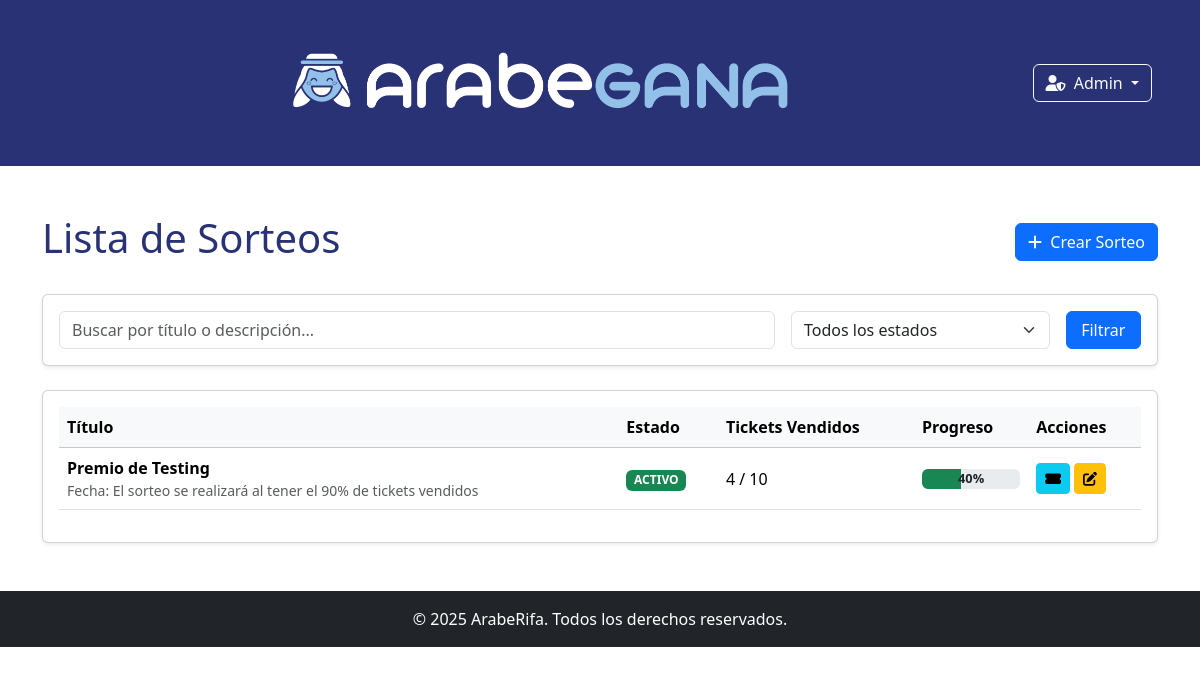
/sorteos/ (signed in), run on the app's committed database.
### sorteo/models.py (models this page shows, shortened)
class Sorteo(models.Model):
    ESTATE = [
        ('B', 'BORRADOR'),
        ('A', 'ACTIVO'),
        ('F', 'FINALIZADO'),
        ('V', 'VENDIDO')
    ]
    title = models.CharField(('Titulo'),max_length=50)
    slug = models.SlugField(unique=True, max_length=110, editable=False)
    description = models.TextField(('Descripción'))
    date_lottery = models.DateTimeField(("Fecha del Sorteo"), auto_now=False, auto_now_add=False, null=True, blank=True)
    date_lottery_text = models.CharField(
        ("Texto alternativo para la fecha"),
        max_length=150,
        null=True, blank=True,
        help_text="Ej: 'Al alcanzar el 80% de los tickets vendidos'. Usar si no se define una fecha específica."
    )
    prize_picture = models.ImageField(("Foto del premio"), upload_to='premios/')
    ticket_price = models.DecimalField(("Precio del ticket"), max_digits=5, decimal_places=2)
    state = models.CharField(("Estado del sorteo"), choices=ESTATE, default='B', blank=False)
    total_tickets = models.PositiveIntegerField(("Máxima cantidad de tickets a vender"), blank=False)
    tickets_solds = models.PositiveIntegerField(("Tickets vendidos"), editable=False, default=0)
    lottery_conditions = models.TextField(("Condiciones del sorteo"))
    minimun_tickets_buy = models.PositiveIntegerField(("Cantidad mínima de tickets a  comprar"), null=True, blank=True)
    video_promo = models.FileField(
        ("Video promocional"),
        upload_to='premios/',
        null=True,
        blank=True,
        help_text="Sube un video promocional del sorteo"
    )
    is_main = models.BooleanField(
        ("Sorteo Principal"),
        default=False,
        help_text="Marcar si este es el sorteo principal que se mostrará en la página de inicio. Solo uno puede ser principal."
    )
    class Meta:
        verbose_name = 'Sorteo'
        verbose_name_plural = 'Sorteos'
    @property
    def display_date(self):
        if self.date_lottery:
            return self.date_lottery.strftime("%d/%m/%Y")
        return self.date_lottery_text
    def percentage_sold(self):
        if self.total_tickets > 0:
            return (self.tickets_solds * 100) // self.total_tickets
        return 0

### sorteo/views.py (the view)
# urls.py: path('sorteos/', views.sorteo_list, name='sorteo_list'),
@login_required
def sorteo_list(request):
    query = request.GET.get('q', '')
    state_filter = request.GET.get('state', '')
    sorteo_list = Sorteo.objects.all().order_by('-date_lottery')
    if state_filter:
        sorteo_list = sorteo_list.filter(state=state_filter)
    if query:
        sorteo_list = sorteo_list.filter(
            Q(title__icontains=query) |
            Q(description__icontains=query)
        )
    paginator = Paginator(sorteo_list, 10)  # 10 sorteos por página
    page_number = request.GET.get('page')
    page_obj = paginator.get_page(page_number)
    context = {
        'sorteos': page_obj,
        'query': query,
        'state_filter': state_filter,
        'states': Sorteo.ESTATE,
    }
    return render(request, 'sorteo/sorteo_list.html', context)

### sorteo/templates/sorteo/sorteo_list.html (shortened to what this page needs)
{% extends "base.html" %}
{% load static %}
{% block content %}
<div class="container mt-5 mb-5">
    <div class="d-flex justify-content-between align-items-center mb-4">
        <h1 class='text-principal' >Lista de Sorteos</h1>
        <a href="{% url 'sorteo_create' %}" class="btn btn-primary">
            <i class="fas fa-plus me-1"></i> Crear Sorteo
        </a>
    </div>
    <div class="card shadow-sm mb-4">
        <div class="card-body">
            <form method="get" action="">
                <div class="row g-3 align-items-center">
                    <div class="col-md-8">
                        <input type="text" class="form-control" name="q" placeholder="Buscar por título o descripción..." value="{{ query }}">
                    </div>
                    <div class="col-md-3">
                        <select name="state" class="form-select">
                            <option value="">Todos los estados</option>
                        </select>
                    </div>
                    <div class="col-md-1">
                        <button class="btn btn-primary w-100" type="submit">Filtrar</button>
                    </div>
                </div>
            </form>
        </div>
    </div>
    <div class="card shadow-sm">
        <div class="card-body">
            <div class="table-responsive">
                <table class="table table-hover align-middle">
                    <thead class="table-light">
                        <tr>
                            <th scope="col">Título</th>
                            <th scope="col">Estado</th>
                            <th scope="col">Tickets Vendidos</th>
                            <th scope="col">Progreso</th>
                            <th scope="col">Acciones</th>
                        </tr>
                    </thead>
                    <tbody>
                        {% for sorteo in sorteos %}
                        <tr>
                            <td><strong>{{ sorteo.title }}</strong><small class="d-block text-muted">Fecha: {{ sorteo.display_date }}</small></td>
                            <td><span class="badge {% if sorteo.state == 'A' %}bg-success{% elif sorteo.state == 'F' or sorteo.state == 'V' %}bg-secondary{% else %}bg-warning text-dark{% endif %}">{{ sorteo.get_state_display }}</span></td>
                            <td>{{ sorteo.tickets_solds }} / {{ sorteo.total_tickets }}</td>
                            <td>
                                <div class="progress" style="height: 20px; position: relative; background-color: #e9ecef; font-size: 0.8rem;">
                                    <div class="progress-bar bg-success" role="progressbar" style="width: {{ sorteo.percentage_sold }}%;" aria-valuenow="{{ sorteo.percentage_sold }}" aria-valuemin="0" aria-valuemax="100"></div>
                                    <div class="d-flex justify-content-center align-items-center w-100 h-100" style="position: absolute; top: 0; left: 0;">
                                        <strong class="text-dark">{{ sorteo.percentage_sold }}%</strong>
                                    </div>
                                </div>
                            </td>
                            <td>
                                <a href="{% url 'ticket_list' sorteo.id %}" class="btn btn-sm btn-info" title="Ver Tickets"><i class="fas fa-ticket-alt"></i></a>
                                <a href="{% url 'sorteo_edit' sorteo.id %}" class="btn btn-sm btn-warning" title="Editar Sorteo"><i class="fas fa-edit"></i></a>
                            </td>
                        </tr>
                        {% empty %}
                        <tr><td colspan="5" class="text-center">No se encontraron sorteos.</td></tr>
                        {% endfor %}
                    </tbody>
                </table>
            </div>
        </div>
    </div>
</div>
{% endblock %}

### sorteo/static/css/styles.css (style rules this page uses)
:root { --primary-color: #293275; --secondary-color: #93c0e9; --white: #ffffff; }
.text-principal { color: var(--primary-color); }

### data on the page
Sorteo: title "Premio de Testing", display_date "El sorteo se realizará al tener el 90% de tickets vendidos", state "ACTIVO", tickets_solds "4", total_tickets "10", percentage_sold "40"
